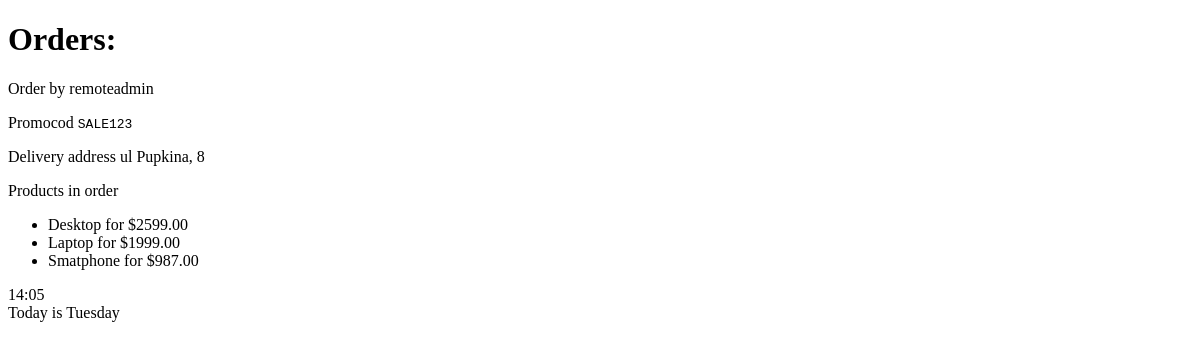
The app's page /shop/orders/, older data.
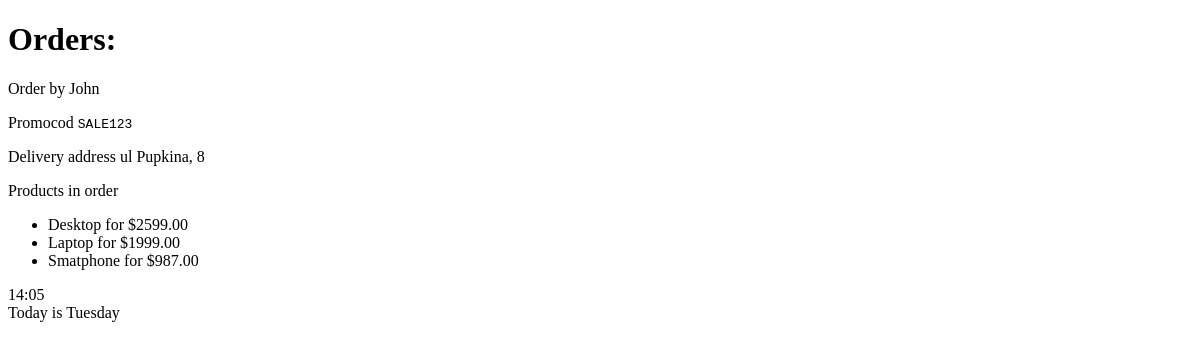
The same page, newer data.
### shopapp/models.py (models this page shows, shortened)
class Order(models.Model):
    objects = None
    delivery_address = models.TextField(null=True, blank=True)
    promocode = models.CharField(max_length=20, null=False, blank=True)
    created_at = models.DateTimeField(auto_now_add=True)
    user = models.ForeignKey(User, on_delete=models.PROTECT)
    products = models.ManyToManyField(Product, related_name='orders')

class Product(models.Model):
    orders = None
    class Meta:
        ordering = ["name", "price"]
    objects = None
    name = models.CharField(max_length=100)
    description = models.TextField(null=False, blank=True)
    price = models.DecimalField(default=0, max_digits=8, decimal_places=2)
    discount = models.SmallIntegerField(default=0)
    created_at = models.DateTimeField(auto_now_add=True)
    archived = models.BooleanField(default=False)

### shopapp/views.py (the view)
# urls.py: path("orders/", orders_list, name="orders_list"),
def orders_list(request: HttpRequest):
    context = {
        "orders": Order.objects.select_related("user").prefetch_related("products").all(),
    }
    return render(request, 'shopapp/orders-list.html', context=context)

### shopapp/templates/shopapp/orders-list.html (shortened to what this page needs)
{% extends 'shopapp/base.html' %}
{% block body %}
    <h1>Orders:</h1>
    <div>
    {% if orders %}
        <div>
        {% for order in orders %}
        	<div>
            <p>Order by {% firstof order.user.first_name order.user.username %}</p>
            <p>Promocod <code>{{ order.promocode }}</code></p>
            <p>Delivery address {{ order.delivery_address }}</p>
            <div>
            Products in order
            </div>
            <ul>
                {% for product in order.products.all %}
                	<li>{{ product.name }} for ${{ product.price }}</li>
                {% endfor %}
            </ul>
            </div>
        {% endfor %}
        </div>
    {% else %}
        <h3>No Orders yet</h3>
    {% endif %}
    </div>
{% endblock %}

### shopapp/templates/shopapp/base.html (shortened to what this page needs)
<!DOCTYPE html>
<html lang="en">
<head>
</head>
<body>
{% block body %}{% endblock %}
<div>
    {% now 'H:i' %}
</div>
<div>
    {% now 'l' as current_weekday %}
    Today is {{ current_weekday }}
</div>
</body>
</html>

Row changes from the older to the newer data that the page shows:
changed through a linked row, Order "ul Pupkina, 8": user.first_name "remoteadmin" → "John"
